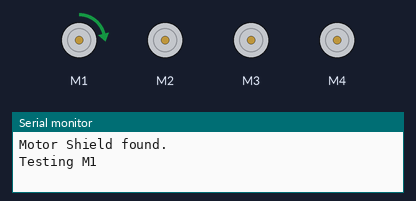
A sketch run on a simulated Arduino Uno, built with avr-gcc and run on an emulated ATmega328P. On the bench: 4 × DC motor (green arrow = forward, orange = backward, longer = faster), the last lines printed to the serial monitor.

Above: at 0.17 s.
At 4.98 s:
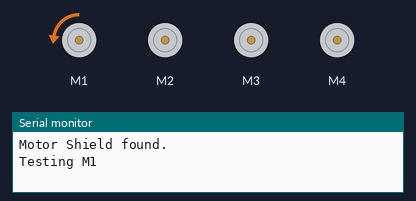
At 10.02 s:
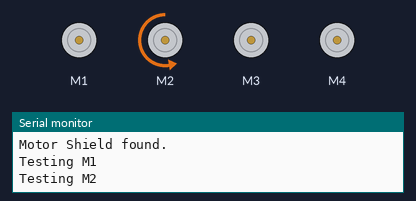
At 19.74 s:
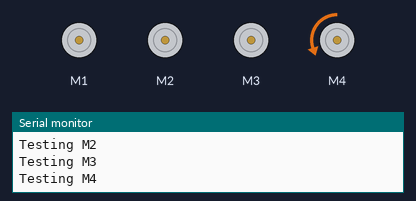
At 29.56 s:
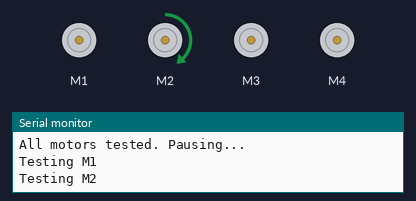
At 39.38 s:
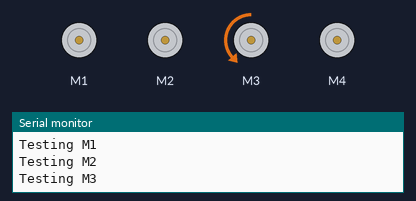
Timing chart, 0 to 40.0 s (numbered marks = the images above):
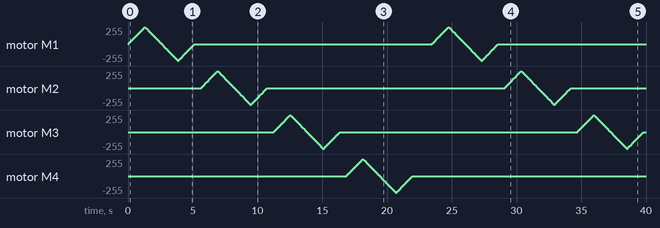

The sketch:

DCMotorTest.ino
```cpp
/*
This is a test sketch for the Adafruit assembled Motor Shield for Arduino v2
It won't work with v1.x motor shields! Only for the v2's with built in PWM
control

For use with the Adafruit Motor Shield v2
---->	http://www.adafruit.com/products/1438

This version cycles through all 4 DC motor ports (M1, M2, M3, M4).
*/

#include <Adafruit_MotorShield.h>

// Create the motor shield object with the default I2C address
Adafruit_MotorShield AFMS = Adafruit_MotorShield();
// Or, create it with a different I2C address (say for stacking)
// Adafruit_MotorShield AFMS = Adafruit_MotorShield(0x61);

// One motor object per port
Adafruit_DCMotor *motors[4] = {
  AFMS.getMotor(1),
  AFMS.getMotor(2),
  AFMS.getMotor(3),
  AFMS.getMotor(4)
};

void testMotor(Adafruit_DCMotor *motor, uint8_t portNum) {
  Serial.print("Testing M");
  Serial.println(portNum);

  motor->run(FORWARD);
  for (uint8_t i = 0; i < 255; i++) {
    motor->setSpeed(i);
    delay(5);
  }
  for (uint8_t i = 255; i != 0; i--) {
    motor->setSpeed(i);
    delay(5);
  }

  motor->run(BACKWARD);
  for (uint8_t i = 0; i < 255; i++) {
    motor->setSpeed(i);
    delay(5);
  }
  for (uint8_t i = 255; i != 0; i--) {
    motor->setSpeed(i);
    delay(5);
  }

  motor->run(RELEASE);
}

void setup() {
  Serial.begin(9600);           // set up Serial library at 9600 bps
  Serial.println("Adafruit Motorshield v2 - DC Motor test (all 4 motors)!");

  if (!AFMS.begin()) {         // create with the default frequency 1.6KHz
  // if (!AFMS.begin(1000)) {  // OR with a different frequency, say 1KHz
    Serial.println("Could not find Motor Shield. Check wiring.");
    while (1);
  }
  Serial.println("Motor Shield found.");

  // Make sure all motors start off, and give them a starting speed
  for (uint8_t m = 0; m < 4; m++) {
    motors[m]->setSpeed(150);
    motors[m]->run(RELEASE);
  }
}

void loop() {
  for (uint8_t m = 0; m < 4; m++) {
    testMotor(motors[m], m + 1);
    delay(500);
  }

  Serial.println("All motors tested. Pausing...");
  delay(1000);
}
```
